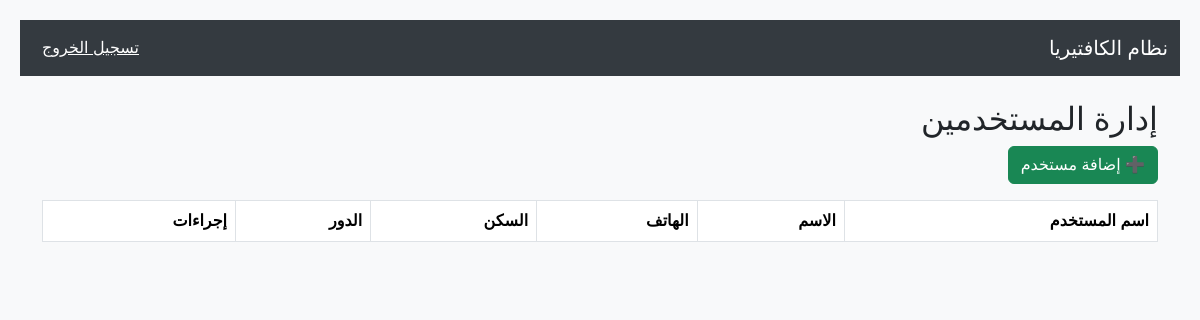
Page /staff/users/ (signed in) on the earlier database version.
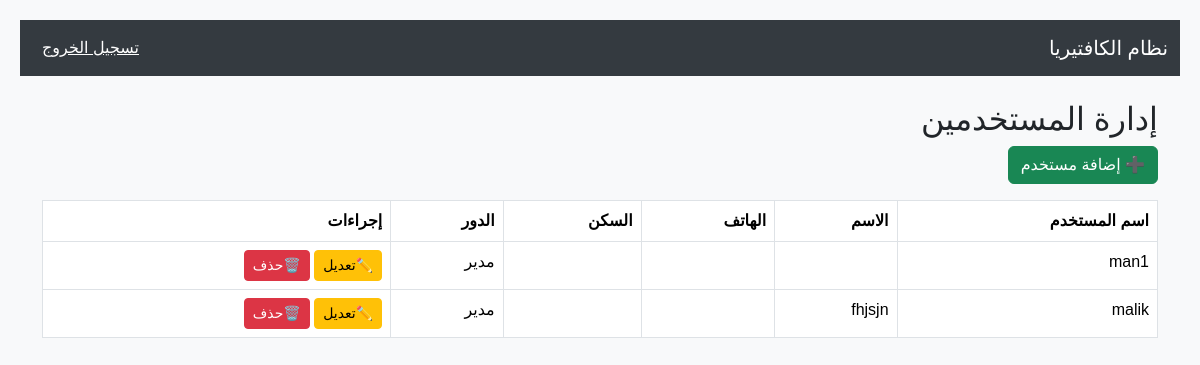
Same page on the later database version.
### staff/models.py (models this page shows, shortened)
class CustomUser(AbstractUser):
    ROLES = (
        ('manager', 'مدير'),
        ('cashier', 'كاشير'),
        ('staff', 'موظف'),
    )
    role = models.CharField(max_length=20, choices=ROLES, default='staff')
    full_name = models.CharField(max_length=150)
    phone_number = models.CharField(max_length=20, blank=True)
    location = models.CharField(max_length=255, blank=True)

### staff/views.py (the view)
# urls.py: path('users/', views.staff_list, name='staff_list'),
@login_required
def staff_list(request):
    users = User.objects.exclude(id=request.user.id)
    return render(request, 'staff/user_list.html', {'users': users})

### templates/staff/user_list.html (shortened to what this page needs)
{% extends "base.html" %}
{% block content %}
<h2>إدارة المستخدمين</h2>
<a href="{% url 'create_user' %}" class="btn btn-success mb-3">➕ إضافة مستخدم</a>
<table class="table table-bordered">
<tr>
    <th>اسم المستخدم</th>
    <th>الاسم</th>
    <th>الهاتف</th>
    <th>السكن</th>
    <th>الدور</th>
    <th>إجراءات</th>
</tr>
{% for user in users %}
<tr>
    <td>{{ user.username }}</td>
    <td>{{ user.full_name }}</td>
    <td>{{ user.phone_number }}</td>
    <td>{{ user.location }}</td>
    <td>{{ user.get_role_display }}</td>
    <td>
        <a href="{% url 'update_user' user.id %}" class="btn btn-sm btn-warning">✏️تعديل</a>
        <form method="POST"
                  action="{% url 'delete_user' user.id %}"
                  style="display:inline;"
                  onsubmit="return confirm('هل أنت متأكد من الحذف؟');">
                <button class="btn btn-sm btn-danger">🗑️حذف</button>
            </form>
    </td>
</tr>
{% endfor %}
</table>
{% endblock %}

Differences in the rows shown:
added CustomUser: username "man1", role "مدير"
added CustomUser: username "malik", full_name "fhjsjn", role "مدير"
